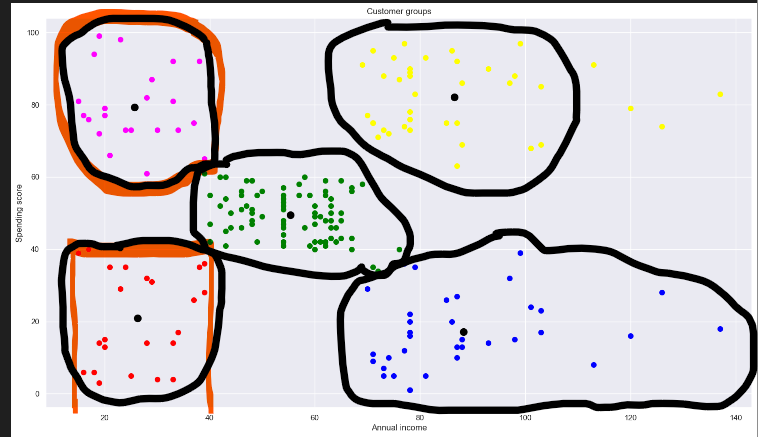
#> input picture observations.png, 758 x 437 px
$ jupyter execute cluster.ipynb
#> lines starting #> are read from the running program, lines starting #| are printed output that depends on the picture
[cell 1]
import pandas as pd
import numpy as np
import matplotlib.pyplot as plt
import seaborn as sns
from sklearn.cluster import KMeans

[cell 2]
data = pd.read_csv("Mall_Customers.csv")
#> (reads Mall_Customers.csv from the repository)

[cell 3]
data

[cell 4]
data.head()

[cell 5]
data.shape

[cell 6]
data.size

[cell 7]
data.info()

**There are no null values but still we with one more command**

[cell 8]
data.isnull().sum()

[cell 9]
X = data.iloc[:,[3,4]].values

[cell 10]
"""[Starting row: ending row, [3rd col, 4 col]]"""
"""[start row: end row, start col: end col]"""

[cell 11]
X

[cell 12]
#choosing the no. of clusters

[cell 13]
"Wcss = within cluster square values"
#it tneds to find distance between each datapoint and centroid
#each cluster has a centroid, a center
#wcss value should be very less
#i.e. distance of data points from the centroid should be less

[cell 14]
#elbow method or finding wcss value for different number of clusters

[cell 15]
wcss = []
for i in range(1,11):
    kmeans = KMeans(n_clusters=i, init='k-means++', random_state=42)   #k-means++ is an initiation step there are more initiation step as froggy init, random particle init
    kmeans.fit(X)
    wcss.append(kmeans.inertia_)   #this give wcss values for each cluster

[cell 16]
sns.set()
plt.plot(range(1,11),wcss)
plt.title("The Elbow Point Graph")
plt.xlabel("Number of Clusters")
plt.ylabel("wcss")
plt.show()
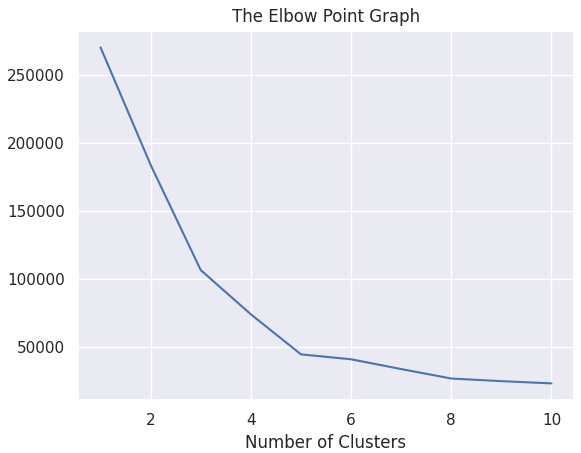
#> figure drawn by matplotlib, 1 panel; curve peaks at x = 1, y = 269981.3

[cell 17]
#optimum number of cluster = 5
#to find optimum number of clusters we need to select the point after which there is no big drop in the elbow graph
#for example in this case after cluster 5 there is no significant drop

[cell 18]
#training the model

kmeans = KMeans(n_clusters=5,init="k-means++",random_state=0)

# return a label for each data point based on their cluster

Y = kmeans.fit_predict(X)
print(Y)

[cell 19]
#provided X for the prediction, we got our output Y which has numbers [0,1,2,3,4] now these numbers represent 5 clusters

[cell 20]
#visualizing all the clusters

[cell 21]
plt.figure(figsize=(18,10))
plt.scatter(X[Y==0,0], X[Y==0,1], s=50, c="green",label='cluster 1')
plt.scatter(X[Y==1,0], X[Y==1,1], s=50, c="yellow",label='cluster 2')
plt.scatter(X[Y==2,0], X[Y==2,1], s=50, c="blue",label='cluster 3')
plt.scatter(X[Y==3,0], X[Y==3,1], s=50, c="red",label='cluster 4')
plt.scatter(X[Y==4,0], X[Y==4,1], s=50, c="magenta",label='cluster 5')

plt.scatter(kmeans.cluster_centers_[:,0], kmeans.cluster_centers_[:,1], s=100, c="black", label="Centroids")
plt.title('Customer groups')
plt.xlabel('Annual income')
plt.ylabel('Spending score')
plt.show()
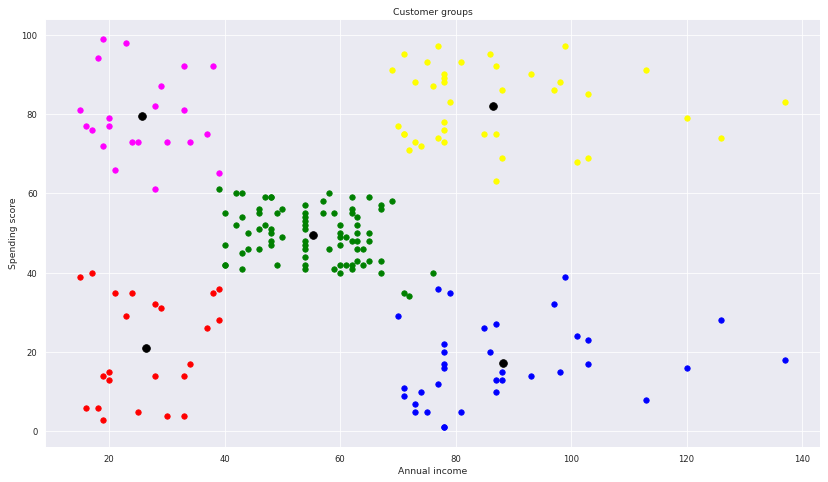
#> figure drawn by matplotlib, 1 panel

[cell 22]
from IPython.display import display
from PIL import Image

[cell 23]
image_path = 'observations.png'  # or .png, .jpeg, etc.
image = Image.open(image_path)
#> image is the input picture: PIL image 758x437 RGBA; mean R, G, B, A 213.1, 209.8, 213.4, 254.8
if image.mode == 'RGBA':
    image = image.convert('RGB')
#> image: PIL image 758x437 RGB

# Display the image
display(image)

These are the small insights we can make from the above plotting
it hsows that people with annual income between 10-40 thousand dollars has a less spending value but few customers from the same range has high spending value

people having annual income in the range of 40-80 thousand dollar has a spending value between 40-60
and people with annual income in the range of 70-130 thousand $ has a spending values between 0-40 meanwhile in the same range of annual income few people have spending values above 80

[cell 24]
#prediction for a new data

[cell 25]
#enter annual income and spending value
X=[[60,30],[30,10],[60,70],[80,40],[50,20]]

Y = kmeans.fit_predict(X)
print(Y)
# Cluster descriptions based on labels
for i in Y:
    if i == 4:
        print("Person is in 5th cluster i.e., has high spending value")
    elif i == 3:
        print("Person is in 4th cluster i.e., has low spending value")
    elif i == 2:
        print("Person is in 3rd cluster i.e., has medium spending value")
    elif i == 1:
        print("Person is in 2nd cluster i.e., has high spending value")
    elif i == 0:
        print("Person is in 1st cluster i.e., has low spending value")
